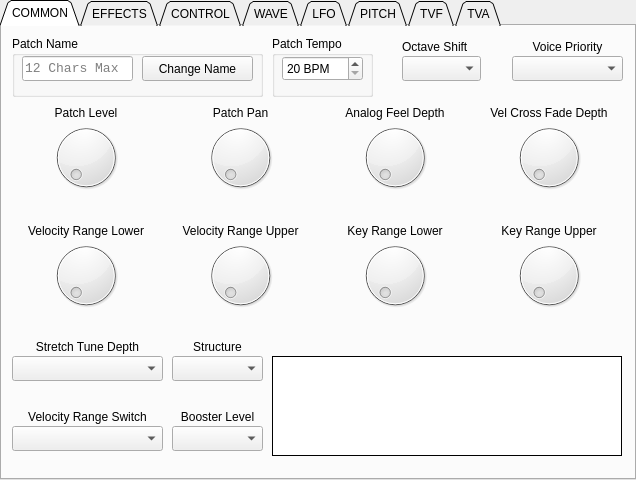
<?xml version="1.0" encoding="UTF-8"?>
<ui version="4.0">
 <class>TabWidget</class>
 <widget class="QTabWidget" name="TabWidget">
  <property name="geometry">
   <rect>
    <x>0</x>
    <y>0</y>
    <width>636</width>
    <height>480</height>
   </rect>
  </property>
  <property name="windowTitle">
   <string>TabWidget</string>
  </property>
  <property name="tabShape">
   <enum>QTabWidget::Triangular</enum>
  </property>
  <property name="currentIndex">
   <number>0</number>
  </property>
  <widget class="QWidget" name="tab_common">
   <attribute name="title">
    <string>COMMON</string>
   </attribute>
   <widget class="QGroupBox" name="groupBox_patchname">
    <property name="geometry">
     <rect>
      <x>10</x>
      <y>10</y>
      <width>251</width>
      <height>61</height>
     </rect>
    </property>
    <property name="title">
     <string>Patch Name</string>
    </property>
    <widget class="QLineEdit" name="line_patchname">
     <property name="geometry">
      <rect>
       <x>10</x>
       <y>20</y>
       <width>111</width>
       <height>25</height>
      </rect>
     </property>
     <property name="font">
      <font>
       <family>Monospace</family>
       <pointsize>10</pointsize>
       <weight>50</weight>
       <bold>false</bold>
       <kerning>false</kerning>
      </font>
     </property>
     <property name="inputMask">
      <string>nnnnnnnnnnnn; </string>
     </property>
     <property name="text">
      <string/>
     </property>
     <property name="maxLength">
      <number>12</number>
     </property>
     <property name="placeholderText">
      <string>12 Chars Max</string>
     </property>
    </widget>
    <widget class="QPushButton" name="button_changename">
     <property name="geometry">
      <rect>
       <x>130</x>
       <y>20</y>
       <width>111</width>
       <height>25</height>
      </rect>
     </property>
     <property name="text">
      <string>Change Name</string>
     </property>
    </widget>
   </widget>
   <widget class="QGroupBox" name="groupBox_tempo">
    <property name="geometry">
     <rect>
      <x>270</x>
      <y>10</y>
      <width>101</width>
      <height>61</height>
     </rect>
    </property>
    <property name="title">
     <string>Patch Tempo</string>
    </property>
    <widget class="QSpinBox" name="spinBox_tempo">
     <property name="geometry">
      <rect>
       <x>10</x>
       <y>20</y>
       <width>81</width>
       <height>25</height>
      </rect>
     </property>
     <property name="suffix">
      <string> BPM</string>
     </property>
     <property name="minimum">
      <number>20</number>
     </property>
     <property name="maximum">
      <number>250</number>
     </property>
    </widget>
   </widget>
   <widget class="QWidget" name="gridLayoutWidget">
    <property name="geometry">
     <rect>
      <x>10</x>
      <y>80</y>
      <width>611</width>
      <height>221</height>
     </rect>
    </property>
    <layout class="QGridLayout" name="gridLayout">
     <property name="verticalSpacing">
      <number>0</number>
     </property>
     <property name="leftMargin">
      <number>0</number>
     </property>
     <item row="5" column="2">
      <widget class="QDial" name="dial_keyrangelower"/>
     </item>
     <item row="5" column="1">
      <widget class="QDial" name="dial_velocityrangeupper"/>
     </item>
     <item row="1" column="1">
      <widget class="QDial" name="dial_patchpan"/>
     </item>
     <item row="1" column="2">
      <widget class="QDial" name="dial_analogfeeldepth">
       <property name="maximum">
        <number>127</number>
       </property>
      </widget>
     </item>
     <item row="1" column="0">
      <widget class="QDial" name="dial_patchlevel">
       <property name="maximum">
        <number>127</number>
       </property>
      </widget>
     </item>
     <item row="1" column="3">
      <widget class="QDial" name="dial_velcrossfadedepth"/>
     </item>
     <item row="5" column="0">
      <widget class="QDial" name="dial_velocityrangelower"/>
     </item>
     <item row="5" column="3">
      <widget class="QDial" name="dial_keyrangeupper"/>
     </item>
     <item row="2" column="0">
      <widget class="QLabel" name="label_patchlevelvalue">
       <property name="text">
        <string/>
       </property>
       <property name="alignment">
        <set>Qt::AlignCenter</set>
       </property>
      </widget>
     </item>
     <item row="0" column="0">
      <widget class="QLabel" name="label_patchlevel">
       <property name="text">
        <string>Patch Level</string>
       </property>
       <property name="alignment">
        <set>Qt::AlignCenter</set>
       </property>
      </widget>
     </item>
     <item row="0" column="1">
      <widget class="QLabel" name="label_patchpan">
       <property name="text">
        <string>Patch Pan</string>
       </property>
       <property name="alignment">
        <set>Qt::AlignCenter</set>
       </property>
      </widget>
     </item>
     <item row="0" column="2">
      <widget class="QLabel" name="label_analogfeel">
       <property name="text">
        <string>Analog Feel Depth</string>
       </property>
       <property name="alignment">
        <set>Qt::AlignCenter</set>
       </property>
      </widget>
     </item>
     <item row="0" column="3">
      <widget class="QLabel" name="label_velcrossfadedepth">
       <property name="text">
        <string>Vel Cross Fade Depth</string>
       </property>
       <property name="alignment">
        <set>Qt::AlignCenter</set>
       </property>
      </widget>
     </item>
     <item row="6" column="0">
      <widget class="QLabel" name="label_velocityrangelowervalue">
       <property name="text">
        <string/>
       </property>
       <property name="alignment">
        <set>Qt::AlignCenter</set>
       </property>
      </widget>
     </item>
     <item row="6" column="1">
      <widget class="QLabel" name="label_velocityrangeuppervalue">
       <property name="text">
        <string/>
       </property>
       <property name="alignment">
        <set>Qt::AlignCenter</set>
       </property>
      </widget>
     </item>
     <item row="6" column="2">
      <widget class="QLabel" name="label_keyrangelowervalue">
       <property name="text">
        <string/>
       </property>
       <property name="alignment">
        <set>Qt::AlignCenter</set>
       </property>
      </widget>
     </item>
     <item row="6" column="3">
      <widget class="QLabel" name="label_keyrangeuppervalue">
       <property name="text">
        <string/>
       </property>
       <property name="alignment">
        <set>Qt::AlignCenter</set>
       </property>
      </widget>
     </item>
     <item row="4" column="0">
      <widget class="QLabel" name="label_velocityrangelower">
       <property name="text">
        <string>Velocity Range Lower</string>
       </property>
       <property name="alignment">
        <set>Qt::AlignCenter</set>
       </property>
      </widget>
     </item>
     <item row="2" column="1">
      <widget class="QLabel" name="label_patchpanvalue">
       <property name="text">
        <string/>
       </property>
       <property name="alignment">
        <set>Qt::AlignCenter</set>
       </property>
      </widget>
     </item>
     <item row="4" column="1">
      <widget class="QLabel" name="label_velocityrangeupper">
       <property name="text">
        <string>Velocity Range Upper</string>
       </property>
       <property name="alignment">
        <set>Qt::AlignCenter</set>
       </property>
      </widget>
     </item>
     <item row="2" column="2">
      <widget class="QLabel" name="label_analogfeelvalue">
       <property name="text">
        <string/>
       </property>
       <property name="alignment">
        <set>Qt::AlignCenter</set>
       </property>
      </widget>
     </item>
     <item row="4" column="2">
      <widget class="QLabel" name="label_keyrangelower">
       <property name="text">
        <string>Key Range Lower</string>
       </property>
       <property name="alignment">
        <set>Qt::AlignCenter</set>
       </property>
      </widget>
     </item>
     <item row="2" column="3">
      <widget class="QLabel" name="label_velcrossfadedepthvalue">
       <property name="text">
        <string/>
       </property>
       <property name="alignment">
        <set>Qt::AlignCenter</set>
       </property>
      </widget>
     </item>
     <item row="4" column="3">
      <widget class="QLabel" name="label_keyrangeupper">
       <property name="text">
        <string>Key Range Upper</string>
       </property>
       <property name="alignment">
        <set>Qt::AlignCenter</set>
       </property>
      </widget>
     </item>
     <item row="3" column="0">
      <spacer name="verticalSpacer">
       <property name="orientation">
        <enum>Qt::Vertical</enum>
       </property>
       <property name="sizeHint" stdset="0">
        <size>
         <width>20</width>
         <height>40</height>
        </size>
       </property>
      </spacer>
     </item>
    </layout>
   </widget>
   <widget class="QGraphicsView" name="graphicsView_structure">
    <property name="geometry">
     <rect>
      <x>270</x>
      <y>330</y>
      <width>350</width>
      <height>100</height>
     </rect>
    </property>
    <property name="frameShape">
     <enum>QFrame::Box</enum>
    </property>
    <property name="frameShadow">
     <enum>QFrame::Plain</enum>
    </property>
    <property name="verticalScrollBarPolicy">
     <enum>Qt::ScrollBarAlwaysOff</enum>
    </property>
    <property name="horizontalScrollBarPolicy">
     <enum>Qt::ScrollBarAlwaysOff</enum>
    </property>
   </widget>
   <widget class="QComboBox" name="comboBox_voicepriority">
    <property name="geometry">
     <rect>
      <x>510</x>
      <y>30</y>
      <width>111</width>
      <height>25</height>
     </rect>
    </property>
   </widget>
   <widget class="QLabel" name="label_structure">
    <property name="geometry">
     <rect>
      <x>170</x>
      <y>310</y>
      <width>91</width>
      <height>21</height>
     </rect>
    </property>
    <property name="text">
     <string>Structure</string>
    </property>
    <property name="alignment">
     <set>Qt::AlignCenter</set>
    </property>
   </widget>
   <widget class="QLabel" name="label_octaveshift">
    <property name="geometry">
     <rect>
      <x>400</x>
      <y>10</y>
      <width>79</width>
      <height>21</height>
     </rect>
    </property>
    <property name="text">
     <string>Octave Shift</string>
    </property>
   </widget>
   <widget class="QComboBox" name="comboBox_velocityrangeswitch">
    <property name="geometry">
     <rect>
      <x>10</x>
      <y>400</y>
      <width>151</width>
      <height>25</height>
     </rect>
    </property>
   </widget>
   <widget class="QLabel" name="label_velocityrangeswitch">
    <property name="geometry">
     <rect>
      <x>10</x>
      <y>380</y>
      <width>151</width>
      <height>21</height>
     </rect>
    </property>
    <property name="text">
     <string>Velocity Range Switch</string>
    </property>
    <property name="alignment">
     <set>Qt::AlignCenter</set>
    </property>
   </widget>
   <widget class="QComboBox" name="comboBox_structure">
    <property name="geometry">
     <rect>
      <x>170</x>
      <y>330</y>
      <width>91</width>
      <height>25</height>
     </rect>
    </property>
   </widget>
   <widget class="QLabel" name="label_boosterlevel">
    <property name="geometry">
     <rect>
      <x>170</x>
      <y>380</y>
      <width>91</width>
      <height>21</height>
     </rect>
    </property>
    <property name="text">
     <string>Booster Level</string>
    </property>
    <property name="alignment">
     <set>Qt::AlignCenter</set>
    </property>
   </widget>
   <widget class="QComboBox" name="comboBox_boosterlevel">
    <property name="geometry">
     <rect>
      <x>170</x>
      <y>400</y>
      <width>91</width>
      <height>25</height>
     </rect>
    </property>
   </widget>
   <widget class="QLabel" name="label_stretchtunedepth">
    <property name="geometry">
     <rect>
      <x>10</x>
      <y>310</y>
      <width>151</width>
      <height>21</height>
     </rect>
    </property>
    <property name="text">
     <string>Stretch Tune Depth</string>
    </property>
    <property name="alignment">
     <set>Qt::AlignCenter</set>
    </property>
   </widget>
   <widget class="QComboBox" name="comboBox_stretchtunedepth">
    <property name="geometry">
     <rect>
      <x>10</x>
      <y>330</y>
      <width>151</width>
      <height>25</height>
     </rect>
    </property>
   </widget>
   <widget class="QComboBox" name="comboBox_octaveshift">
    <property name="geometry">
     <rect>
      <x>400</x>
      <y>30</y>
      <width>79</width>
      <height>25</height>
     </rect>
    </property>
   </widget>
   <widget class="QLabel" name="label_voicepriority">
    <property name="geometry">
     <rect>
      <x>510</x>
      <y>10</y>
      <width>111</width>
      <height>21</height>
     </rect>
    </property>
    <property name="text">
     <string>Voice Priority</string>
    </property>
    <property name="alignment">
     <set>Qt::AlignCenter</set>
    </property>
   </widget>
  </widget>
  <widget class="QWidget" name="tab_effects">
   <attribute name="title">
    <string>EFFECTS</string>
   </attribute>
  </widget>
  <widget class="QWidget" name="tab_control">
   <attribute name="title">
    <string>CONTROL</string>
   </attribute>
  </widget>
  <widget class="QWidget" name="tab_wave">
   <attribute name="title">
    <string>WAVE</string>
   </attribute>
  </widget>
  <widget class="QWidget" name="tab_lfo">
   <attribute name="title">
    <string>LFO</string>
   </attribute>
  </widget>
  <widget class="QWidget" name="tab_pitch">
   <attribute name="title">
    <string>PITCH</string>
   </attribute>
  </widget>
  <widget class="QWidget" name="tab_tvf">
   <attribute name="title">
    <string>TVF</string>
   </attribute>
  </widget>
  <widget class="QWidget" name="tab_tva">
   <attribute name="title">
    <string>TVA</string>
   </attribute>
  </widget>
 </widget>
 <resources/>
 <connections>
  <connection>
   <sender>dial_patchlevel</sender>
   <signal>valueChanged(int)</signal>
   <receiver>label_patchlevelvalue</receiver>
   <slot>setNum(int)</slot>
   <hints>
    <hint type="sourcelabel">
     <x>91</x>
     <y>161</y>
    </hint>
    <hint type="destinationlabel">
     <x>91</x>
     <y>195</y>
    </hint>
   </hints>
  </connection>
  <connection>
   <sender>dial_patchpan</sender>
   <signal>valueChanged(int)</signal>
   <receiver>label_patchpanvalue</receiver>
   <slot>setNum(int)</slot>
   <hints>
    <hint type="sourcelabel">
     <x>243</x>
     <y>148</y>
    </hint>
    <hint type="destinationlabel">
     <x>245</x>
     <y>195</y>
    </hint>
   </hints>
  </connection>
  <connection>
   <sender>dial_analogfeeldepth</sender>
   <signal>valueChanged(int)</signal>
   <receiver>label_analogfeelvalue</receiver>
   <slot>setNum(int)</slot>
   <hints>
    <hint type="sourcelabel">
     <x>402</x>
     <y>173</y>
    </hint>
    <hint type="destinationlabel">
     <x>402</x>
     <y>192</y>
    </hint>
   </hints>
  </connection>
  <connection>
   <sender>dial_velcrossfadedepth</sender>
   <signal>valueChanged(int)</signal>
   <receiver>label_velcrossfadedepthvalue</receiver>
   <slot>setNum(int)</slot>
   <hints>
    <hint type="sourcelabel">
     <x>510</x>
     <y>156</y>
    </hint>
    <hint type="destinationlabel">
     <x>510</x>
     <y>193</y>
    </hint>
   </hints>
  </connection>
  <connection>
   <sender>dial_velocityrangelower</sender>
   <signal>valueChanged(int)</signal>
   <receiver>label_velocityrangelowervalue</receiver>
   <slot>setNum(int)</slot>
   <hints>
    <hint type="sourcelabel">
     <x>113</x>
     <y>285</y>
    </hint>
    <hint type="destinationlabel">
     <x>113</x>
     <y>311</y>
    </hint>
   </hints>
  </connection>
  <connection>
   <sender>dial_velocityrangeupper</sender>
   <signal>valueChanged(int)</signal>
   <receiver>label_velocityrangeuppervalue</receiver>
   <slot>setNum(int)</slot>
   <hints>
    <hint type="sourcelabel">
     <x>207</x>
     <y>284</y>
    </hint>
    <hint type="destinationlabel">
     <x>207</x>
     <y>310</y>
    </hint>
   </hints>
  </connection>
  <connection>
   <sender>dial_keyrangelower</sender>
   <signal>valueChanged(int)</signal>
   <receiver>label_keyrangelowervalue</receiver>
   <slot>setNum(int)</slot>
   <hints>
    <hint type="sourcelabel">
     <x>368</x>
     <y>289</y>
    </hint>
    <hint type="destinationlabel">
     <x>369</x>
     <y>307</y>
    </hint>
   </hints>
  </connection>
  <connection>
   <sender>dial_keyrangeupper</sender>
   <signal>valueChanged(int)</signal>
   <receiver>label_keyrangeuppervalue</receiver>
   <slot>setNum(int)</slot>
   <hints>
    <hint type="sourcelabel">
     <x>511</x>
     <y>292</y>
    </hint>
    <hint type="destinationlabel">
     <x>511</x>
     <y>307</y>
    </hint>
   </hints>
  </connection>
 </connections>
</ui>
